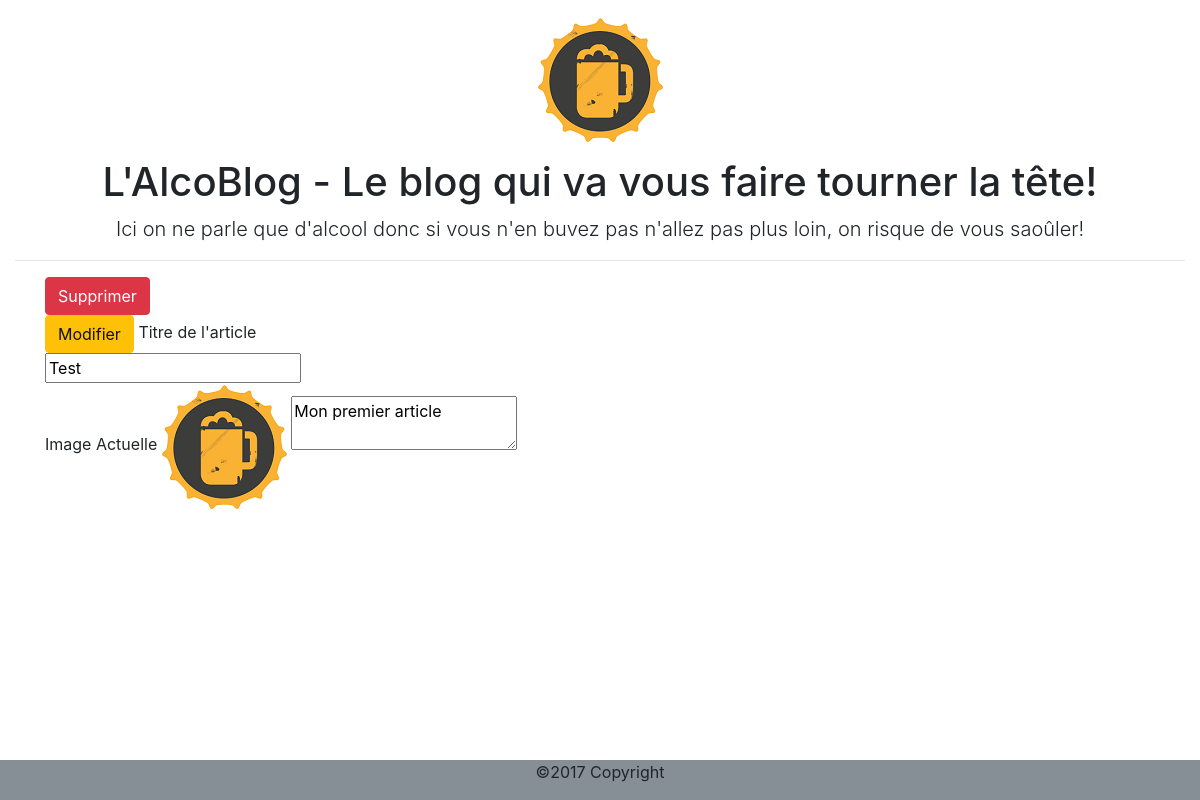
The app's page /index.php?id_article=1 with its own data.
### tables this page shows
CREATE TABLE `table_article` (
  `id_article` tinyint(4) NOT NULL,
  `title` varchar(20) NOT NULL,
  `auteur` varchar(20) NOT NULL,
  `a_text` varchar(50) NOT NULL,
  `data_creation` timestamp(6) NOT NULL DEFAULT CURRENT_TIMESTAMP(6) ON UPDATE CURRENT_TIMESTAMP(6),
  `data_update` timestamp(6) NOT NULL DEFAULT CURRENT_TIMESTAMP(6),
  `preview_image` varchar(500) NOT NULL,
  `categorie` varchar(20) NOT NULL
);

### model/model-article.php (called while the page is built, shortened)
<?php
$article_query = getArticle($id_article,$bdd);
$article_title= $article_query->getTitle();
$article_text= $article_query->getText($id_article,$bdd);
$article_preview_image= $article_query->getPreviewImage($id_article,$bdd);
require_once('views/edit-article.php');
?>

### ctrl/control-article.php (called while the page is built)
<?php
	require_once "model/class_article.php";
	require_once "model/class_article_query.php";
	function getArticle($id_article,$bdd)
	{
		$articlequery = new Article_query($bdd);
		$article = $articlequery->getArticle($id_article);
		return $article;
	}
	require_once "model/model-article.php";
?>

### model/class_article_query.php (called while the page is built, shortened)
<?php
class Article_query
{
	private $_bdd;
	public function __construct($bdd)
	{
		$this->_bdd = $bdd;
	}
    public function getArticle($id_article)
    {
			$req = $this->_bdd->prepare('SELECT * FROM table_article WHERE id_article = :id_article');
			$req->execute(array(
			    'id_article' => $id_article));
			$donnees = $req->fetch();
			return new Article($donnees);
    }
}
?>

### model/class_article.php (called while the page is built, shortened)
<?php
Class Article
{
private $_title;
private $_text;
private $_preview_image;
	public function __construct($donnees)
	{
		$this->_title = $donnees['title'];
		$this->_text = $donnees['a_text'];
		$this->_preview_image = $donnees['preview_image'];
	}
    public function getTitle()
    {
        return ucfirst(strtolower($this->_title));
    }
    public function getText()
    {
        return $this->_text;
    }
    public function getPreviewImage()
    {
        return $this->_preview_image;
    }
}
?>

### views/edit-article.php (the view, shortened to what this page needs)
<div class="container">
<form method="POST">
    <button type="submit" class="btn btn-danger">Supprimer</button>
</form>
  <form method="POST" enctype="multipart/form-data">
<button type="submit" class="btn btn-warning">Modifier</button>
    <label for="mini_img_import">Titre de l'article</label>
    <input type="text" name="titre_article" value="<?php echo $article_title ?>" class="form-control-file" id="titre_article">
     	 <label for="mini_img_import">Image Actuelle	 <img src="<?php echo $article_preview_image ?>"></label>
    <textarea id="mytextarea" name="mytextarea"><?php echo $article_text ?></textarea>
    </form>
</div>

### css/blog-post.css (style rules this page uses)
body { margin: 0; padding: 0; }

### records on screen
table_article: titre_article "Test", preview_image (picture), mytextarea "Mon premier article"
